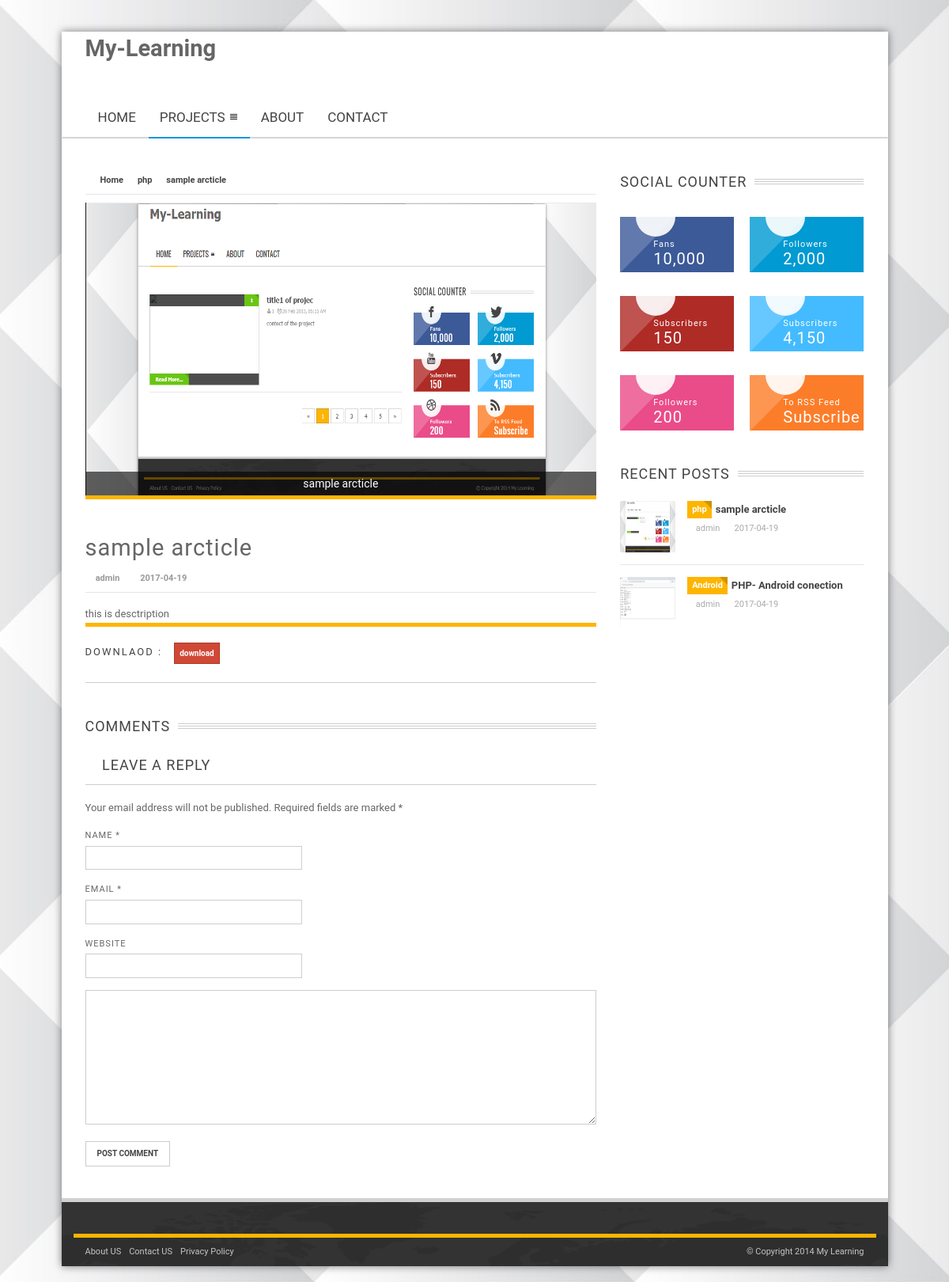
The app's page /post.php?pid=2 with its own data.
### tables this page shows
CREATE TABLE `upload` (
  `up_id` int(11) NOT NULL,
  `u_id` int(11) NOT NULL,
  `cat_id` int(11) NOT NULL,
  `up_date` date DEFAULT NULL,
  `up_title` varchar(100) NOT NULL,
  `up_content` varchar(1500) NOT NULL,
  `up_img` varchar(100) DEFAULT NULL COMMENT 'upload image',
  `up_upload` varchar(200) DEFAULT NULL COMMENT 'upload source code .zip file',
  `up_status` tinyint(1) NOT NULL
);

CREATE TABLE `category` (
  `cat_id` int(11) NOT NULL,
  `cat_name` varchar(100) NOT NULL
);

CREATE TABLE `user` (
  `u_id` int(11) NOT NULL,
  `u_name` varchar(30) NOT NULL,
  `u_email` varchar(50) NOT NULL,
  `u_pwd` varchar(200) NOT NULL,
  `u_pic` varchar(100) NOT NULL,
  `u_level` tinyint(1) NOT NULL COMMENT ' level of user 1 admin, 0 user',
  `u_status` tinyint(1) NOT NULL COMMENT 'status of user 1- verified 0 non verified'
);

### post.php (the view, shortened to what this page needs)
<?php
$upl_id = $_REQUEST['pid'];
?>
<!DOCTYPE html>
<html xmlns="http://www.w3.org/1999/xhtml" class="background-main no-js">
<head>
    <link href="framework/addons/lightbox/nivo-lightbox.css" rel="stylesheet" />
    <link href="social-icons.css" rel="stylesheet" />
    <link href="style.css" rel="stylesheet" />
    <link href="theme-color.css" rel="stylesheet" />
    <link href="responsive.css" rel="stylesheet" />
    <link href="firefox.css" rel="stylesheet" />
</head>
<body>
    <div class="header-background">
        <?php
      include_once 'top.php';
        ?>
        <nav class="main-menu navbar visible-lg visible-md" data-sticky-header="true">
            <div class="container">
                <div class="row">
                    <div id="main-menu-navbar-collapse" class="collapse navbar-collapse">
                        <ul class="nav navbar-nav navbar-left">
                            <li class="color-theme ">
                                <a href="index.php" class="dropdown-toggle" data-hover="dropdown">Home <span class="nav-line"></span></a>
                            </li>
                            <li class="dropdown color-3 active">
                                <a href="#" class="dropdown-toggle" data-hover="dropdown">Projects<span class="nav-line"></span></a>
                            </li>
                            <li class="color-2">
                                <a href="#" class="dropdown-toggle" data-hover="dropdown">About<span class="nav-line"></span></a>
                            </li>
                            <li class="color-4">
                                <a href="#" class="dropdown-toggle" data-hover="dropdown">Contact<span class="nav-line"></span></a>
                            </li>
                        </ul>
                    </div>
                </div>
            </div>
        </nav>
    </div>
    <div class="container main-site-container" itemscope itemtype="http://schema.org/CreativeWork">
        <div class="row">
            <div class="col-md-8">
                <article class="article-container clearfix" itemscope itemtype="http://schema.org/Article">
                    <div class="article-content clearfix">
                        <header>
<?php $stmt = $conn->prepare("SELECT u.up_id, u.up_title, u.up_content, u.up_img, u.u_id, u.cat_id,u.up_date,u.up_upload,
    c.cat_name ,usr.u_name
     FROM upload AS u
     LEFT JOIN category AS c
     ON u.cat_id = c.cat_id
     LEFT JOIN user AS usr
     ON u.u_id = usr.u_id
    WHERE u.up_id = $upl_id
");
                $stmt->execute();
                foreach ($stmt as $key => $value) {
                    echo"      <div class=\"breadcrumb-container clearfix\" itemscope itemtype=\"http://schema.org/WebPage\">
                                <ul class=\"breadcrumb ltr\" itemprop=\"breadcrumb\">
                                    <li><i class=\"icon-home3\"></i><a href=\"index.php\">Home</a></li>
                                    <li><a href=\"projects.php?prj_id={$value['cat_id']} \">{$value['cat_name']}</a></li>
                                    <li>{$value['up_title']}</li>
                                </ul>
                            </div>";
                     echo"<div class=\"figure-container\">
                                <figure class=\"featured-post-figure\" itemprop=\"associatedMedia\" itemscope itemtype=\"http://schema.org/ImageObject\">
                                    <a data-lightbox=\"true\" title=\"{$value['up_title']}\" href=\"login/{$value['up_img']}\">
                                        <img itemprop=\"contentURL\" src=\"login/{$value['up_img']}\" /></a>
                                    <figcaption itemprop=\"description\">{$value['up_title']}</figcaption>
                                </figure>
                            </div>";
                    echo"<h1 itemprop=\"headline\">{$value['up_title']}</h1>";
                    echo"<div class=\"post-meta\">
                                <ul>
                                    <li><i class=\"icon-user3\"></i><a href=\"#\">{$value['u_name']}</a></li>
                                    <li><i class=\"icon-clock\"></i><a href=\"#\">{$value['up_date']}</a></li>
                                </ul>
                            </div>
                            <div class=\"divider\"></div>
                        </header>";
                    echo" <div class=\"post-entry\" itemprop=\"articleBody\">
                                 {$value['up_content']}
<!--
                            <nav class=\"post-navigation clearfix\">
                                <div class=\"prev-article col-md-6 col-sm-6 col-xs-12\">
                                    <cite>Previous Article</cite>
                                    <h3>India Takes Down Its First Cyber Criminal</h3>
                                    <a href=\"#Prev_Article\" class=\"more\"></a>
                                </div>
                                <div class=\"next-article col-md-6 col-sm-6 col-xs-12\">
                                    <cite>Next Article</cite>
                                    <h3>Bear Introduced to Snow for the First Time</h3>
                                    <a href=\"#Next_Article\" class=\"more\"></a>
                                </div>
                            </nav> -->
                        </div>";
                      echo" <footer class=\"article-boxes clearfix\">
                          <aside class=\"share-box clearfix\" data-showonscroll=\"true\" data-animation=\"fadeIn\">
                              <div class=\"box-title\">
                                  <h3>Downlaod :</h3>
                              </div>
                              <div class=\"box-content share-icons clearfix\">
                                  <a href=\"login/{$value['up_upload']}\" class=\"gplus\">Download<span class=\"badge\"></span></a>
                              </div>
                          </aside> ";
}
      ?>
                            <aside class="cat-widget comments-box clearfix" itemprop="comment" itemscope="" itemtype="http://schema.org/UserComments">
                                <div class="widget-title">
                                    <h3>Comments</h3>
                                    <div class="sep-widget"></div>
                                </div>
                                <div class="widget-content color-theme clearfix">
                                    <div class="comments">
                                        <div id="respond" class="comment-respond" data-showonscroll="true" data-animation="fadeIn">
                                            <h3 id="reply-title" class="comment-reply-title">Leave a Reply</h3>
                                            <form action="#" method="post" id="commentform" class="comment-form">
                                                <p class="comment-notes">Your email address will not be published. Required fields are marked <span class="required">*</span></p>
                                                <p class="comment-form-author">
                                                    <label for="author">Name <span class="required">*</span></label>
                                                    <input id="author" name="author" type="text" value="" size="30" aria-required="true">
                                                </p>
                                                <p class="comment-form-email">
                                                    <label for="email">Email <span class="required">*</span></label>
                                                    <input id="email" name="email" type="text" value="" size="30" aria-required="true">
                                                </p>
                                                <p class="comment-form-url">
                                                    <label for="url">Website</label>
                                                    <input id="url" name="url" type="text" value="" size="30">
                                                </p>
                                                <p class="comment-form-comment">
                                                    <textarea id="comment" name="comment" cols="45" rows="8" aria-required="true"></textarea>
                                                </p>
                                                <p class="form-submit">
                                                    <input name="submit" type="submit" id="submit" value="Post Comment">
                                                </p>
                                            </form>
                                        </div>
                                    </div>
                                </div>
                            </aside>
                        </footer>
                    </div>
                </article>
            </div>
           <section class="col-md-4">
                <aside class="widget" data-showonscroll="true" data-animation="fadeIn">
                    <div class="widget-title clearfix">
                        <h3>Social Counter</h3>
                        <div class="sep-widget"></div>
                    </div>
                    <div class="widget-content clearfix">
                        <div class="wdg-social-counter clearfix">
                            <ul class="social-counter clearfix">
                                <li>
                                    <div class="facebook">
                                        <i class="zoc-facebook border-radius-50-per"></i>
                                        <span class="fans-word">Fans</span>
                                        <span class="fans-count">10,000</span>
                                        <a href="#" class="more"></a>
                                    </div>
                                </li>
                                <li>
                                    <div class="twitter">
                                        <i class="zoc-twitter border-radius-50-per"></i>
                                        <span class="fans-word">Followers</span>
                                        <span class="fans-count">2,000</span>
                                        <a href="#" class="more"></a>
                                    </div>
                                </li>
                                <li>
                                    <div class="youtube">
                                        <i class="zoc-youtube border-radius-50-per"></i>
                                        <span class="fans-word">Subscribers</span>
                                        <span class="fans-count">150</span>
                                        <a href="#" class="more"></a>
                                    </div>
                                </li>
                                <li>
                                    <div class="vimeo">
                                        <i class="zoc-vimeo border-radius-50-per"></i>
                                        <span class="fans-word">Subscribers</span>
                                        <span class="fans-count">4,150</span>
                                        <a href="#" class="more"></a>
                                    </div>
                                </li>
                                <li>
                                    <div class="dribbble">
                                        <i class="zoc-dribbble border-radius-50-per"></i>
                                        <span class="fans-word">Followers</span>
                                        <span class="fans-count">200</span>
                                        <a href="#" class="more"></a>
                                    </div>
                                </li>
                                <li>
                                    <div class="rss">
                                        <i class="zoc-rss border-radius-50-per"></i>
                                        <span class="fans-word">To RSS Feed</span>
                                        <span class="fans-count">Subscribe</span>
                                        <a href="#" class="more"></a>
                                    </div>
                                </li>
                            </ul>
                        </div>
                    </div>
                </aside>
                <aside class="widget" data-showonscroll="true" data-animation="fadeIn">
                    <div class="widget-title clearfix">
                        <h3>Recent Posts</h3>
                        <div class="sep-widget"></div>
                    </div>
                    <div class="widget-content clearfix">
                        <div class="wdg-classic-posts color-theme clearfix">
                            <ul class="list-unstyled">
                                <?php
                                $stmt = $conn->prepare("SELECT u.up_id, u.up_title, u.up_content, u.up_img, u.u_id, u.cat_id,u.up_date,
                                    c.cat_name ,usr.u_name
                                     FROM upload AS u
                                     LEFT JOIN category AS c
                                     ON u.cat_id = c.cat_id
                                     LEFT JOIN user AS usr
                                     ON u.u_id = usr.u_id
                                    WHERE u.up_status = 1 ORDER by u.up_id DESC LIMIT 4
                    ");
                            $stmt->execute();
                            foreach ($stmt as $key => $value) {
                               $up_title = $value['up_title'];
                               $up_img = $value['up_img'];
                               $u_id = $value['u_name'];
                            $cat_id = $value['cat_name'];
                            echo"<li class=\"post-item\">
                                    <article class=\"post-box clearfix\">
                                        <figure class=\"wdg-col-4 sec-image\">
                                            <div class=\"mask-background white\"></div>
                                            <div class=\"post-thumbnail border-radius-2px\">
                                                <img class=\"border-radius-2px\" src=\"login/$up_img\" alt=\"login/$up_img\" />
                                            </div>
                                            <a href=\"#\" class=\"more\"></a>
                                        </figure>
                                        <div class=\"wdg-col-8 sec-title\">
                                            <span class=\"btn-srp\"><a href=\"projects.php?prj_id={$value['cat_id']}\">$cat_id</a></span>
                                            <h5><a href=\"post.php?pid={$value['up_id']} \" title=\"$up_title\">$up_title</a></h5>
                                            <div class=\"meta-info\">
                                                <span class=\"author\"><i class=\"icon-user3\"></i><a href=\"#\">$u_id</a></span>
                                                <span class=\"date\"><i class=\"icon-alarm2\"></i>{$value['up_date']}</span>
                                            </div>
                                        </div>
                                    </article>
                                </li>";
                            }
                            ?>
                            </ul>
                        </div>
                    </div>
                </aside>
            </section>
        </div>
        <?php
        include_once 'footer.php';
        ?>
    </div>
</body>
</html>

### records on screen
upload: cat.cat_name "php", up_title "sample arcticle", up_img (picture), u.u_name "admin", up_date "2017-04-19", up_content "this is desctription"
upload: up_img (picture), cat.cat_name "Android", up_title "PHP- Android conection", u.u_name "admin", up_date "2017-04-19"
